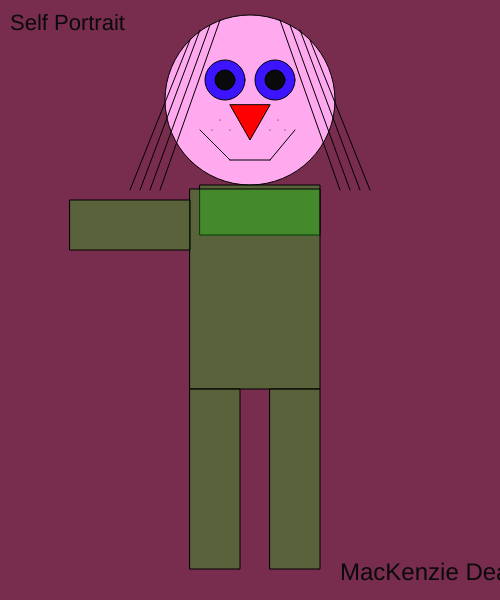
Frame 1 (no input)
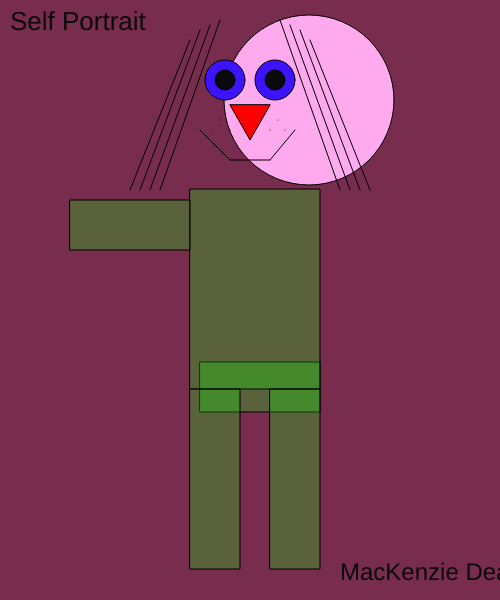
Frame 60 (no input)
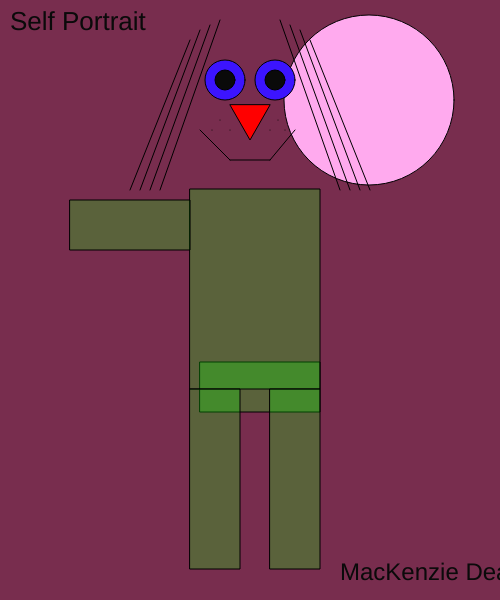
Frame 120 (the mouse pressed at the canvas centre since frame 60)

The p5.js sketch that drew these frames (run headless with seeded random() and noise() and a simulated clock; from frame 60 on, the mouse is pressed at the canvas centre):

// p5.js sketch
// ── sketch.js
var headX = 250;
var headY = 100;
var headDirection = 1;

var bodyX = 200;
var bodyY = 185;
var bodyDirection = 3;

var size = 22;
var count = 0;
var sizeDirection = 2;
function setup()
            {
                createCanvas(500, 600);
            }

            function draw()
            {
                //head
                background(120,45,78); 
                fill('#fae');
                circle(headX,headY,170);
                headX+=headDirection;
                if(headX >= 418 || headX <= 82)
                {
                    headDirection *= -1;
                }

                //eye
                fill(60, 20, 600);
                circle(225,80, 40);
                circle(275,80, 40);

                //pupil
                fill(10);
                circle(225,80, 20);
                circle(275, 80, 20)

                //nose
                fill('red')
                triangle(270, 105, 250, 140, 230, 105);

                //body
                fill('rgba(0,255,0, 0.25)');
                rect(200, bodyY, 120,50);
                bodyY += bodyDirection;
                if(bodyY <= 0 || bodyY >= 450 )
                {
                    bodyDirection *= -1;
                }

                //arms&legs
                fill('rgba(0,255,0, 0.25)');
                rect(190, 189, 130,200);
                rect(70, 200, 120,50);
                rect(190, 389, 50,180);
                rect(270, 389, 50,180);

                //smile
                line(200, 130, 230, 160);
                line(230, 160, 270, 160);
                line(270, 160, 295, 130);

                //freckles
                fill(10);
                point(220, 120);
                point(278, 120);
                point(270, 130);
                point(230, 130);
                point(212, 130);
                point(285, 130);

                //hair
                fill(10);
                line(220, 20, 160, 190);
                line(210, 25, 150, 190);
                line(200, 30, 140, 190);
                line(190, 40, 130, 190);

                line(280, 20, 340, 190);
                line(290, 25, 350, 190);
                line(300, 30, 360, 190);
                line(310, 40, 370, 190);

                fill(10);
                textSize(size);
                size+= sizeDirection;
                count++;
                if(count > 5)
                {
                    sizeDirection *=-1;
                    count = 0;
                }
                text('Self Portrait', 10, 30);

                fill(10);
                textSize(size);
                size+= sizeDirection;
                count++;
                if(count > 5)
                {
                    sizeDirection *=-1;
                    count = 0;
                }
                text('MacKenzie Dean', 340, 580);

                

                
            }
